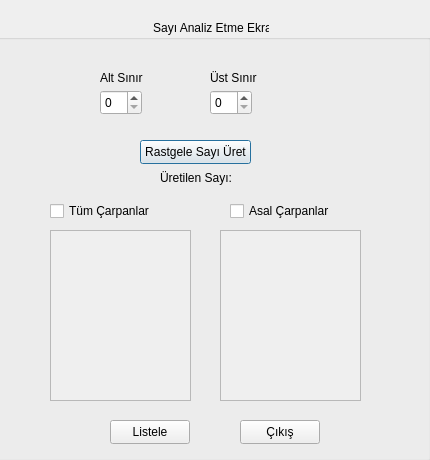
<?xml version="1.0" encoding="UTF-8"?>
<ui version="4.0">
 <class>Dialog</class>
 <widget class="QDialog" name="Dialog">
  <property name="geometry">
   <rect>
    <x>0</x>
    <y>0</y>
    <width>430</width>
    <height>460</height>
   </rect>
  </property>
  <property name="windowTitle">
   <string>Dialog</string>
  </property>
  <widget class="QGroupBox" name="groupBox">
   <property name="geometry">
    <rect>
     <x>-10</x>
     <y>20</y>
     <width>441</width>
     <height>441</height>
    </rect>
   </property>
   <property name="title">
    <string>                                                 Sayı Analiz Etme Ekranı</string>
   </property>
   <widget class="QLabel" name="label">
    <property name="geometry">
     <rect>
      <x>110</x>
      <y>50</y>
      <width>49</width>
      <height>16</height>
     </rect>
    </property>
    <property name="text">
     <string>Alt Sınır</string>
    </property>
   </widget>
   <widget class="QSpinBox" name="range1">
    <property name="geometry">
     <rect>
      <x>110</x>
      <y>70</y>
      <width>42</width>
      <height>25</height>
     </rect>
    </property>
    <property name="maximum">
     <number>500</number>
    </property>
   </widget>
   <widget class="QLabel" name="label_2">
    <property name="geometry">
     <rect>
      <x>220</x>
      <y>50</y>
      <width>49</width>
      <height>16</height>
     </rect>
    </property>
    <property name="text">
     <string>Üst Sınır</string>
    </property>
   </widget>
   <widget class="QSpinBox" name="range2">
    <property name="geometry">
     <rect>
      <x>220</x>
      <y>70</y>
      <width>42</width>
      <height>25</height>
     </rect>
    </property>
    <property name="maximum">
     <number>500</number>
    </property>
   </widget>
   <widget class="QPushButton" name="random">
    <property name="geometry">
     <rect>
      <x>150</x>
      <y>120</y>
      <width>111</width>
      <height>24</height>
     </rect>
    </property>
    <property name="text">
     <string>Rastgele Sayı Üret</string>
    </property>
   </widget>
   <widget class="QCheckBox" name="tum">
    <property name="geometry">
     <rect>
      <x>60</x>
      <y>180</y>
      <width>101</width>
      <height>22</height>
     </rect>
    </property>
    <property name="text">
     <string>Tüm Çarpanlar</string>
    </property>
   </widget>
   <widget class="QCheckBox" name="asal">
    <property name="geometry">
     <rect>
      <x>240</x>
      <y>180</y>
      <width>101</width>
      <height>22</height>
     </rect>
    </property>
    <property name="text">
     <string>Asal Çarpanlar</string>
    </property>
   </widget>
   <widget class="QPushButton" name="listele">
    <property name="geometry">
     <rect>
      <x>120</x>
      <y>400</y>
      <width>80</width>
      <height>24</height>
     </rect>
    </property>
    <property name="text">
     <string>Listele</string>
    </property>
   </widget>
   <widget class="QPushButton" name="exit">
    <property name="geometry">
     <rect>
      <x>250</x>
      <y>400</y>
      <width>80</width>
      <height>24</height>
     </rect>
    </property>
    <property name="text">
     <string>Çıkış</string>
    </property>
   </widget>
   <widget class="QLabel" name="uret">
    <property name="geometry">
     <rect>
      <x>170</x>
      <y>150</y>
      <width>101</width>
      <height>16</height>
     </rect>
    </property>
    <property name="text">
     <string>Üretilen Sayı: </string>
    </property>
   </widget>
   <widget class="QListWidget" name="liste">
    <property name="enabled">
     <bool>false</bool>
    </property>
    <property name="geometry">
     <rect>
      <x>60</x>
      <y>210</y>
      <width>141</width>
      <height>171</height>
     </rect>
    </property>
   </widget>
   <widget class="QListWidget" name="liste_2">
    <property name="enabled">
     <bool>false</bool>
    </property>
    <property name="geometry">
     <rect>
      <x>230</x>
      <y>210</y>
      <width>141</width>
      <height>171</height>
     </rect>
    </property>
   </widget>
  </widget>
 </widget>
 <resources/>
 <connections>
  <connection>
   <sender>exit</sender>
   <signal>clicked()</signal>
   <receiver>Dialog</receiver>
   <slot>reject()</slot>
   <hints>
    <hint type="sourcelabel">
     <x>293</x>
     <y>429</y>
    </hint>
    <hint type="destinationlabel">
     <x>429</x>
     <y>416</y>
    </hint>
   </hints>
  </connection>
 </connections>
</ui>
